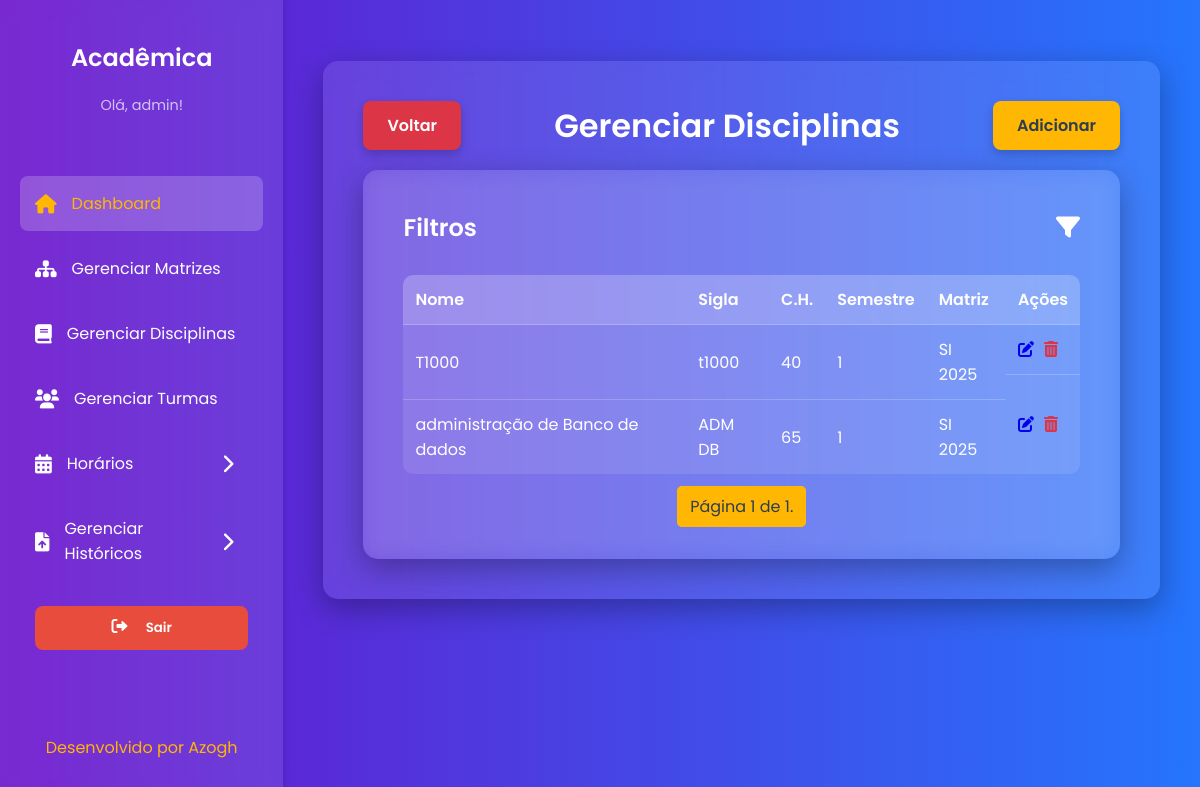
Page /disciplinas/ (signed in) on the earlier database version.
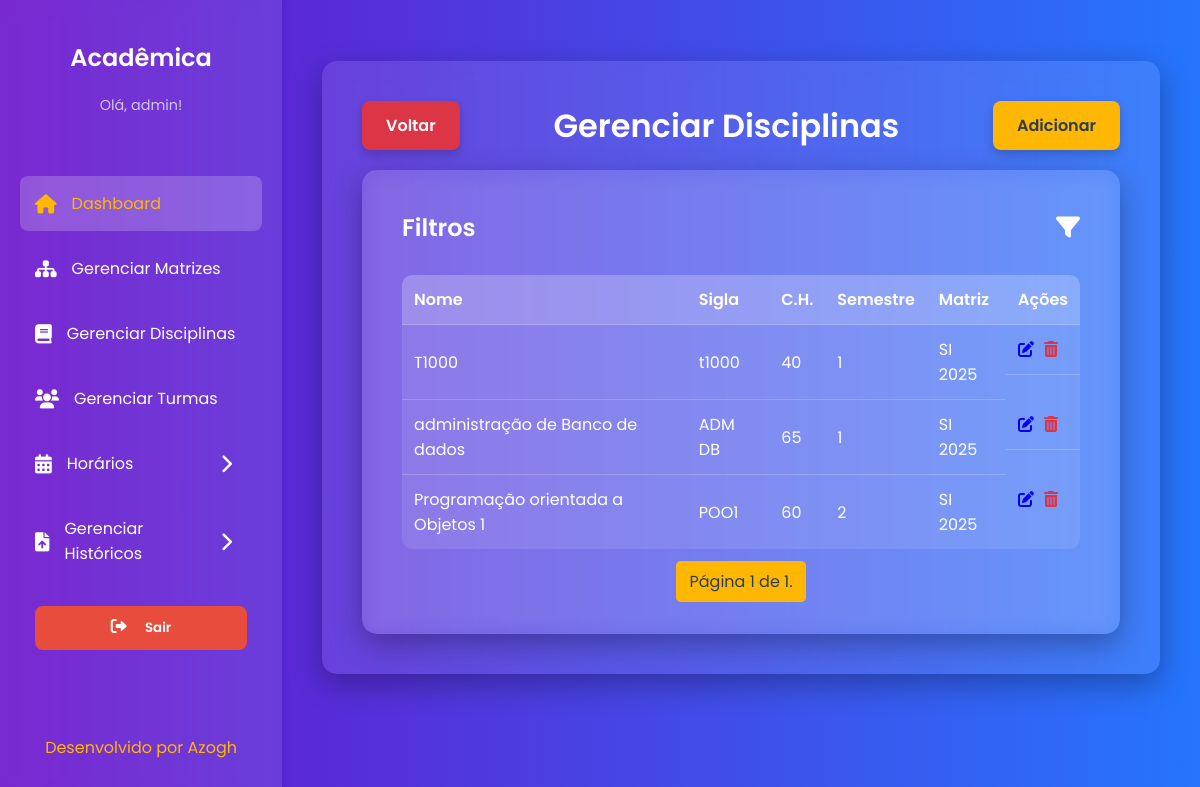
Same page on the later database version.
### core/models.py (models this page shows, shortened)
class Disciplinas(models.Model):
    nome = models.CharField(max_length=100)
    sigla = models.CharField(max_length=10)
    ch = models.IntegerField(verbose_name="Carga Horária")
    semestre = models.PositiveSmallIntegerField()
    codigo = models.CharField(max_length=10)
    matriz_curricular = models.ForeignKey(
        MatrizCurricular,
        on_delete=models.CASCADE,
        verbose_name="Matriz Curricular"
    )
    usuario = models.ForeignKey(
        Usuario,
        on_delete=models.CASCADE,
        verbose_name="Criado por"
    )
    pre_requisitos = models.ManyToManyField(
        'self',
        symmetrical=False,
        blank=True,
        verbose_name="Pré-requisitos"
    )
    class Meta:
        db_table = 'DISCIPLINAS'
        verbose_name = "Disciplina"
        verbose_name_plural = "Disciplinas"

class MatrizCurricular(models.Model):
    CURSOS_CHOICES = [
        ('Sistemas de Informação', 'Bacharelado em Sistemas de Informação'),
        ('Ciência da Computação', 'Ciência da Computação'),
        ('Engenharia de Software', 'Engenharia de Software'),
        ('Análise e Desenv. de Sistemas', 'Análise e Desenv. de Sistemas'),
        ('Licenciatura em Matemática', 'Licenciatura em Matemática'),
    ]
    nome = models.CharField(max_length=45, verbose_name="Nome da Matriz")
    curso = models.CharField(
        max_length=100,
        choices=CURSOS_CHOICES,
        verbose_name="Curso"
    )
    ch_total = models.IntegerField(verbose_name="Carga Horária Total")
    estagio = models.IntegerField(
        null=True,
        blank=True,
        verbose_name="Carga Horária Estágio"
    )
    acc = models.IntegerField(verbose_name="Carga Horária ACC")
    ano_referencia = models.IntegerField(verbose_name="Ano de Referência")
    usuario = models.ForeignKey(
        Usuario,
        on_delete=models.CASCADE,
        verbose_name="Criado por"
    )
    class Meta:
        db_table = 'MATRIZ_CURRICULAR'
        verbose_name = "Matriz Curricular"
        verbose_name_plural = "Matrizes Curriculares"

### core/views.py (the view)
# urls.py: path('disciplinas/', views.listar_disciplinas, name='listar_disciplinas'),
@login_required
def listar_disciplinas(request):
    disciplinas_list = Disciplinas.objects.all().order_by('semestre', 'nome')
    matriz_id = request.GET.get('matriz')
    semestre = request.GET.get('semestre')
    if matriz_id:
        disciplinas_list = disciplinas_list.filter(matriz_curricular__pk=matriz_id)
    if semestre:
        disciplinas_list = disciplinas_list.filter(semestre=semestre)
    matrizes_disponiveis = MatrizCurricular.objects.all()
    semestres_disponiveis = Disciplinas.objects.values_list('semestre', flat=True).distinct().order_by('semestre')
    paginator = Paginator(disciplinas_list, 15)
    page = request.GET.get('page')
    try:
        disciplinas = paginator.page(page)
    except PageNotAnInteger:
        disciplinas = paginator.page(1)
    except EmptyPage:
        disciplinas = paginator.page(paginator.num_pages)
    return render(request, 'core/disciplinas/listar_disciplinas.html', {
        'disciplinas': disciplinas,
        'matrizes_disponiveis': matrizes_disponiveis,
        'semestres_disponiveis': semestres_disponiveis,
    })

### core/templates/core/disciplinas/listar_disciplinas.html (shortened to what this page needs)
{% extends 'core/base.html' %}
{% load static %}
{% block content %}
    <div style="display: flex; justify-content: space-between; align-items: center; margin-bottom: 20px;">
        <a href="{% url 'painel' %}" class="cancel-button">Voltar</a>
        <h1 style="margin: 0; text-align: center; flex-grow: 1;">Gerenciar Disciplinas</h1>
        <a href="{% url 'adicionar_disciplina' %}" class="cta-button">Adicionar</a>
    </div>
    <div class="content-card">
        <div style="display: flex; justify-content: space-between; align-items: center;">
            <h2 style="margin: 0;">Filtros</h2>
            <a href="#" id="filter-toggle" style="font-size: 1.5em; color: var(--text-color);"><i class="fas fa-filter"></i></a>
        </div>
        <table style="margin-top: 30px;">
            <thead>
                <tr>
                    <th>Nome</th>
                    <th>Sigla</th>
                    <th>C.H.</th>
                    <th>Semestre</th>
                    <th>Matriz</th>
                    <th>Ações</th>
                </tr>
            </thead>
            <tbody>
                {% for disciplina in disciplinas %}
                <tr>
                    <td>{{ disciplina.nome }}</td>
                    <td>{{ disciplina.sigla }}</td>
                    <td>{{ disciplina.ch }}</td>
                    <td>{{ disciplina.semestre }}</td>
                    <td>{{ disciplina.matriz_curricular.nome }}</td>
                    <td style="display: flex; gap: 10px;">
                        <a href="{% url 'editar_disciplina' disciplina.pk %}"><i class="fas fa-pen-to-square"></i></a>
                        <a href="{% url 'excluir_disciplina' disciplina.pk %}" style="color: #dc3545;"><i class="fas fa-trash-can"></i></a>
                    </td>
                </tr>
                {% empty %}
                <tr>
                    <td colspan="6">Nenhuma disciplina encontrada.</td>
                </tr>
                {% endfor %}
            </tbody>
        </table>
        <div class="pagination">
            <span class="step-links">
                <span class="current">
                    Página {{ disciplinas.number }} de {{ disciplinas.paginator.num_pages }}.
                </span>
            </span>
        </div>
    </div>
{% endblock %}

Differences in the rows shown:
added Disciplinas: nome "Programação orientada a Objetos 1", sigla "POO1", ch "60", semestre "2", matriz_curricular.nome "SI 2025"
